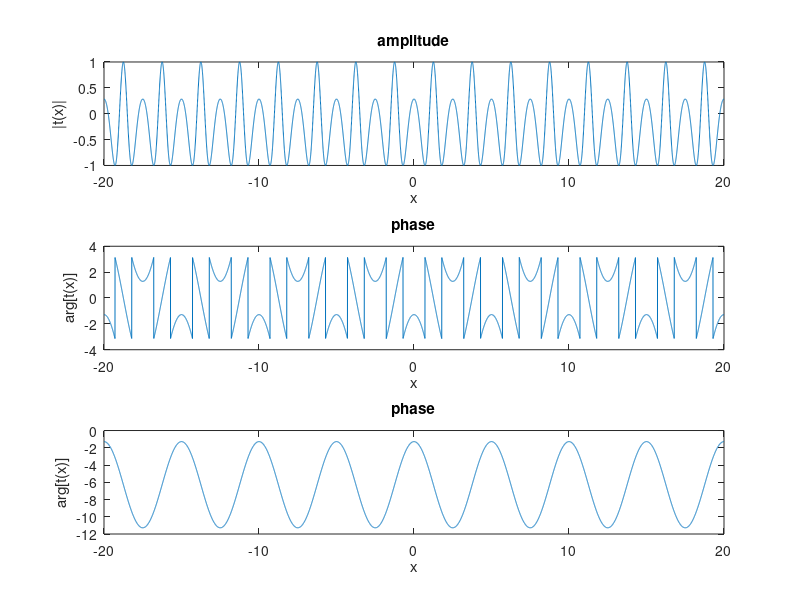
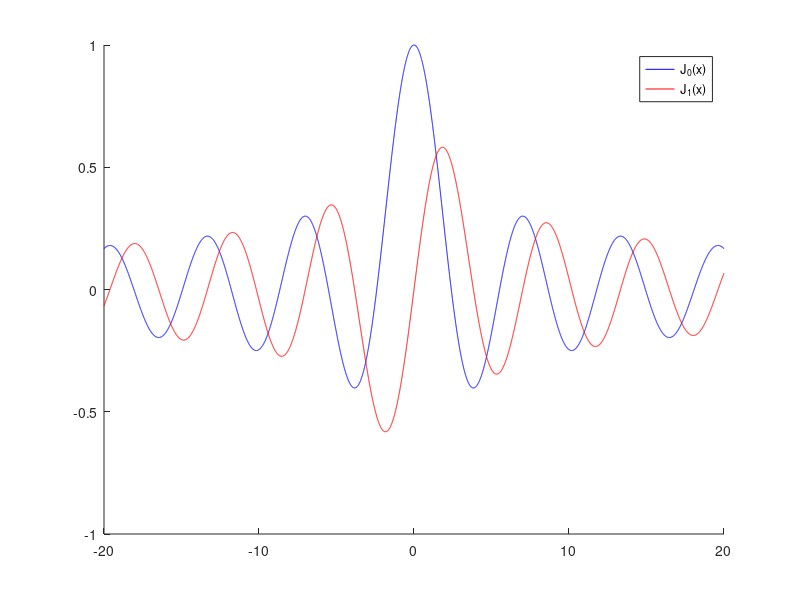

Write the MATLAB code that produced these figures, in order.
x=linspace(-20,20,10000);

a=5;
d=5;

t=exp(1i*a*cos(2*pi*x/d));

figure
subplot(3,1,1)
%changed to real instead of abs
plot(x, real(t))
xlabel('x')
ylabel('|t(x)|')
title('amplitude')
subplot(3,1,2)
plot(x, angle(t))
xlabel('x')
ylabel('arg[t(x)]')
title('phase')
subplot(3,1,3)
plot(x, unwrap(angle(t)))
xlabel('x')
ylabel('arg[t(x)]')
title('phase')


J0=besselj(0,x);
J1=besselj(1,x);
figure
hold on
plot(x,J0,'b');
plot(x,J1,'r');
text22 = ['J_0(x)';'J_1(x)'];
legend(text22)



